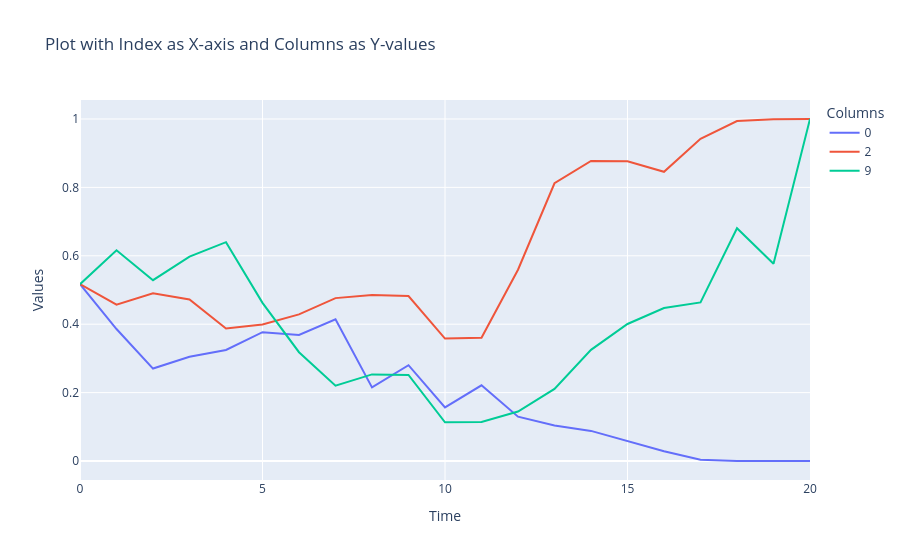

The cell this chart's notebook holds for it:
### Code cell
fig = go.Figure()

# Add traces for each column
for column in deltas.columns[values]:
    fig.add_trace(go.Scatter(x=deltas.index, y=deltas[column], mode='lines', name=column))

# Update layout
fig.update_layout(
    title='Plot with Index as X-axis and Columns as Y-values',
    xaxis_title='Time',
    yaxis_title='Values',
    template='plotly',
    legend=dict(title='Columns'),
)

# Show the plot
fig.show()

### Figure 1 — Plotly figure (JSON) as saved in the notebook; plotly's stock layout.template omitted (floating-point values rounded to 4 significant figures)
{"data": [{"mode": "lines", "name": "0", "type": "scatter", "x": [0, 1, 2, 3, 4, 5, 6, 7, 8, 9, 10, 11, 12, 13, 14, 15, 16, 17, 18, 19, 20], "y": [0.5169, 0.3859, 0.2703, 0.305, 0.3248, 0.3766, 0.3684, 0.4143, 0.2153, 0.2801, 0.1568, 0.2213, 0.1297, 0.1036, 0.08799, 0.05813, 0.02841, 0.003857, 8.381e-05, 1.665e-10, 0]}, {"mode": "lines", "name": "2", "type": "scatter", "x": [0, 1, 2, 3, 4, 5, 6, 7, 8, 9, 10, 11, 12, 13, 14, 15, 16, 17, 18, 19, 20], "y": [0.5169, 0.457, 0.4906, 0.4725, 0.3873, 0.3994, 0.4287, 0.4763, 0.4856, 0.4824, 0.3579, 0.3606, 0.5594, 0.8121, 0.8775, 0.8765, 0.8455, 0.942, 0.994, 0.9992, 1]}, {"mode": "lines", "name": "9", "type": "scatter", "x": [0, 1, 2, 3, 4, 5, 6, 7, 8, 9, 10, 11, 12, 13, 14, 15, 16, 17, 18, 19, 20], "y": [0.5169, 0.6162, 0.5288, 0.5979, 0.6398, 0.4625, 0.3181, 0.2201, 0.2532, 0.2518, 0.1131, 0.1139, 0.1448, 0.2109, 0.325, 0.4007, 0.4471, 0.4636, 0.6807, 0.5768, 1]}], "layout": {"legend": {"title": {"text": "Columns"}}, "title": {"text": "Plot with Index as X-axis and Columns as Y-values"}, "xaxis": {"title": {"text": "Time"}}, "yaxis": {"title": {"text": "Values"}}}}
